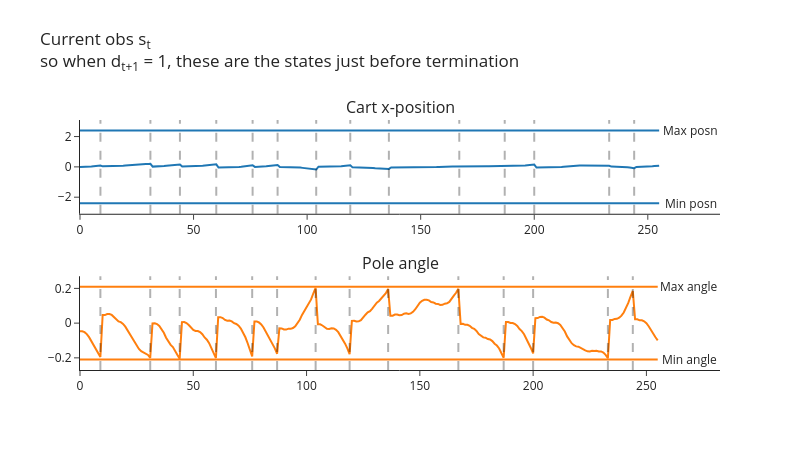
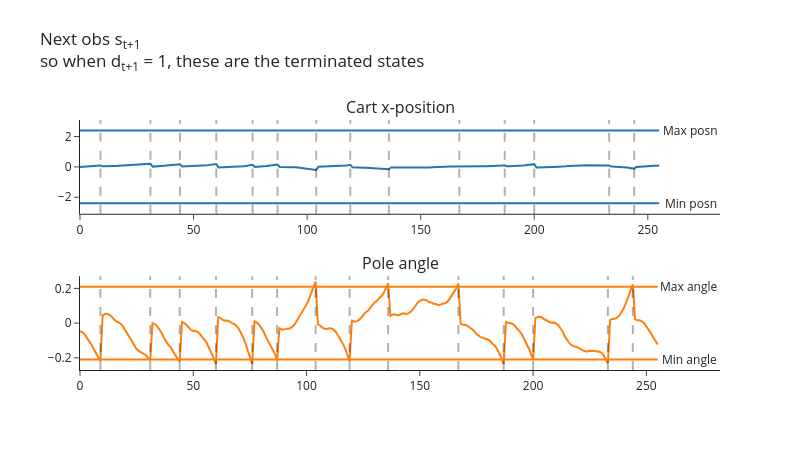
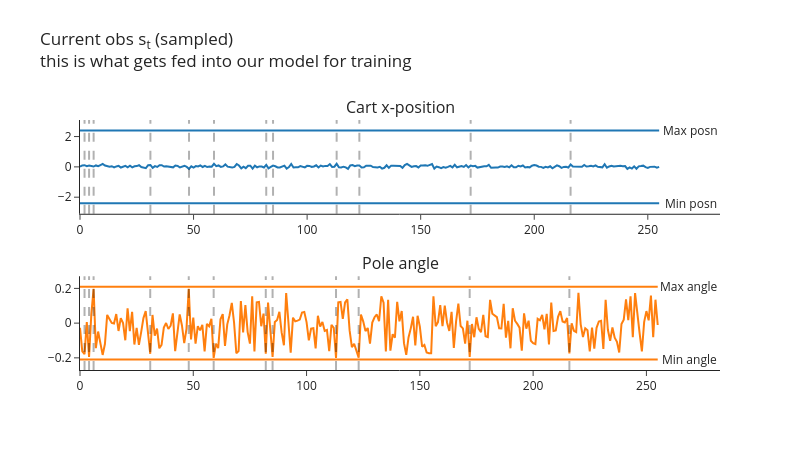

The code cell stored with these charts, in order, in its notebook:
### Markdown cell above
Next, you can run the following code to visualize your cart's position and angle, and see how these look in both the buffer and the buffer's random samples. Do the samples look correctly shuffled? Also, based on the [CartPole source code](https://github.com/Farama-Foundation/Gymnasium/blob/main/gymnasium/envs/classic_control/cartpole.py), do the angles & positions at which the cart terminates make sense? (Note, the min/max values in the table are different to the termination ranges, the latter can be found *below* the table in the docstring.)

Note that the code below uses our batched `CartPole` with `num_envs=1`, so every tensor it returns has a leading dummy batch dimension of size 1 (one row per environment).

<!-- Lastly, note how there's actually a slight epsiode mismatch between $s_t$ and $s_{t+1}$ in the plots below. The vertical lines show the values of $t$ where $d_{t+1} = 1$, so we can see that at these points $s_t$ and $s_{t+1}$ both refer to the terminated episode (they're the pre-final and final observations respectively), but immediately after these points $s_t$ refers to the terminal observation while $s_{t+1}$ refers to the first observation of the new episode. This isn't really a problem though, because we don't care what action our agent learns to take when $s_t$ is a terminal state (i.e. out of bounds). If we were being careful then we'd want to filter these terms out of our buffer, but for our purposes this week it doesn't really matter if we keep them in. -->

Lastly, note how when we terminate environments we do something slightly different. If `envs.step` results in some environments terminating, it'll actually return `next_obs` as the reset observation for the next episode. In this case, we want to use this as our starting observation for the next step, but we need to make sure we record the correct terminal observation in our buffer - we do this by extracting it from the `infos` dict, which is where it gets stored. You can see this in the plots below: the vertical lines are the values $t$ where $d_{t+1}=1$ i.e. $s_{t+1}$ is terminal, and we can see that $s_t$ is the final observation of the terminated episode while $s_{t+1}$ is the first observation of the new episode immediately after.

### Code cell
buffer = ReplayBuffer(num_envs=1, obs_shape=(4,), action_shape=(), buffer_size=256, seed=0, device=device)
envs = CartPole(num_envs=1, seed=0, device=device)
obs, infos = envs.reset()

for i in range(256):
    # Choose random actions (one per environment), and take a step in the environment
    actions = t.randint(0, envs.single_action_space.n, (envs.num_envs,), device=device)
    next_obs, rewards, terminated, truncated, infos = envs.step(actions)

    # Get `true_next_obs` by finding all environments where we terminated & replacing `next_obs`
    # with the actual terminal states (the env has already auto-reset those environments, and stored
    # the observation they ended on in `infos["final_observation"]`)
    done = terminated | truncated
    true_next_obs = next_obs.clone()
    true_next_obs[done] = infos["final_observation"][done]

    # Add experience to buffer
    buffer.add(obs, actions, rewards, terminated, true_next_obs)
    obs = next_obs

sample = buffer.sample(256)

plot_cartpole_obs_and_dones(
    buffer.obs.cpu(),
    buffer.terminated.cpu(),
    title="Current obs s<sub>t</sub><br>so when d<sub>t+1</sub> = 1, these are the states just before termination",
)

plot_cartpole_obs_and_dones(
    buffer.next_obs.cpu(),
    buffer.terminated.cpu(),
    title="Next obs s<sub>t+1</sub><br>so when d<sub>t+1</sub> = 1, these are the terminated states",
)

plot_cartpole_obs_and_dones(
    sample.obs.cpu(),
    sample.terminated.cpu(),
    title="Current obs s<sub>t</sub> (sampled)<br>this is what gets fed into our model for training",
)

### Figure 1 — Plotly figure (JSON) as saved in the notebook; plotly's stock layout.template omitted (floating-point values rounded to 4 significant figures; data arrays with more than 128 entries replaced by an {"elided": "..."} marker saying what was removed)
{"data": [{"marker": {"color": "#1F77B4"}, "mode": "lines", "name": "posn", "type": "scatter", "xaxis": "x", "y": {"elided": "256 float values"}, "yaxis": "y"}, {"marker": {"color": "#1F77B4"}, "mode": "lines", "name": "posn_min", "type": "scatter", "xaxis": "x", "y": {"elided": "256 float values"}, "yaxis": "y"}, {"marker": {"color": "#1F77B4"}, "mode": "lines", "name": "posn_max", "type": "scatter", "xaxis": "x", "y": {"elided": "256 float values"}, "yaxis": "y"}, {"marker": {"color": "#FF7F0E"}, "mode": "lines", "name": "angle", "type": "scatter", "xaxis": "x2", "y": {"elided": "256 float values"}, "yaxis": "y2"}, {"marker": {"color": "#FF7F0E"}, "mode": "lines", "name": "angle_min", "type": "scatter", "xaxis": "x2", "y": {"elided": "256 float values"}, "yaxis": "y2"}, {"marker": {"color": "#FF7F0E"}, "mode": "lines", "name": "angle_max", "type": "scatter", "xaxis": "x2", "y": {"elided": "256 float values"}, "yaxis": "y2"}], "layout": {"annotations": [{"font": {"size": 16}, "showarrow": false, "text": "Cart x-position", "x": 0.5, "xanchor": "center", "xref": "paper", "y": 1, "yanchor": "bottom", "yref": "paper"}, {"font": {"size": 16}, "showarrow": false, "text": "Pole angle", "x": 0.5, "xanchor": "center", "xref": "paper", "y": 0.375, "yanchor": "bottom", "yref": "paper"}, {"showarrow": false, "text": "Min posn", "x": 268.8, "xref": "x", "y": -2.4, "yref": "y"}, {"showarrow": false, "text": "Min angle", "x": 268.8, "xref": "x2", "y": -0.2095, "yref": "y2"}, {"showarrow": false, "text": "Max posn", "x": 268.8, "xref": "x", "y": 2.4, "yref": "y"}, {"showarrow": false, "text": "Max angle", "x": 268.8, "xref": "x2", "y": 0.2095, "yref": "y2"}], "height": 450, "hovermode": "x unified", "margin": {"t": 120}, "shapes": [{"line": {"color": "black", "dash": "dash", "width": 2}, "type": "line", "x0": 9, "x1": 9, "xref": "x", "y0": 0, "y1": 1, "yref": "y domain"}, {"line": {"color": "black", "dash": "dash", "width": 2}, "type": "line", "x0": 31, "x1": 31, "xref": "x", "y0": 0, "y1": 1, "yref": "y domain"}, {"line": {"color": "black", "dash": "dash", "width": 2}, "type": "line", "x0": 44, "x1": 44, "xref": "x", "y0": 0, "y1": 1, "yref": "y domain"}, {"line": {"color": "black", "dash": "dash", "width": 2}, "type": "line", "x0": 60, "x1": 60, "xref": "x", "y0": 0, "y1": 1, "yref": "y domain"}, {"line": {"color": "black", "dash": "dash", "width": 2}, "type": "line", "x0": 76, "x1": 76, "xref": "x", "y0": 0, "y1": 1, "yref": "y domain"}, {"line": {"color": "black", "dash": "dash", "width": 2}, "type": "line", "x0": 87, "x1": 87, "xref": "x", "y0": 0, "y1": 1, "yref": "y domain"}, {"line": {"color": "black", "dash": "dash", "width": 2}, "type": "line", "x0": 104, "x1": 104, "xref": "x", "y0": 0, "y1": 1, "yref": "y domain"}, {"line": {"color": "black", "dash": "dash", "width": 2}, "type": "line", "x0": 119, "x1": 119, "xref": "x", "y0": 0, "y1": 1, "yref": "y domain"}, {"line": {"color": "black", "dash": "dash", "width": 2}, "type": "line", "x0": 136, "x1": 136, "xref": "x", "y0": 0, "y1": 1, "yref": "y domain"}, {"line": {"color": "black", "dash": "dash", "width": 2}, "type": "line", "x0": 167, "x1": 167, "xref": "x", "y0": 0, "y1": 1, "yref": "y domain"}, {"line": {"color": "black", "dash": "dash", "width": 2}, "type": "line", "x0": 187, "x1": 187, "xref": "x", "y0": 0, "y1": 1, "yref": "y domain"}, {"line": {"color": "black", "dash": "dash", "width": 2}, "type": "line", "x0": 200, "x1": 200, "xref": "x", "y0": 0, "y1": 1, "yref": "y domain"}, {"line": {"color": "black", "dash": "dash", "width": 2}, "type": "line", "x0": 233, "x1": 233, "xref": "x", "y0": 0, "y1": 1, "yref": "y domain"}, {"line": {"color": "black", "dash": "dash", "width": 2}, "type": "line", "x0": 244, "x1": 244, "xref": "x", "y0": 0, "y1": 1, "yref": "y domain"}, {"line": {"color": "black", "dash": "dash", "width": 2}, "type": "line", "x0": 9, "x1": 9, "xref": "x2", "y0": 0, "y1": 1, "yref": "y2 domain"}, {"line": {"color": "black", "dash": "dash", "width": 2}, "type": "line", "x0": 31, "x1": 31, "xref": "x2", "y0": 0, "y1": 1, "yref": "y2 domain"}, {"line": {"color": "black", "dash": "dash", "width": 2}, "type": "line", "x0": 44, "x1": 44, "xref": "x2", "y0": 0, "y1": 1, "yref": "y2 domain"}, {"line": {"color": "black", "dash": "dash", "width": 2}, "type": "line", "x0": 60, "x1": 60, "xref": "x2", "y0": 0, "y1": 1, "yref": "y2 domain"}, {"line": {"color": "black", "dash": "dash", "width": 2}, "type": "line", "x0": 76, "x1": 76, "xref": "x2", "y0": 0, "y1": 1, "yref": "y2 domain"}, {"line": {"color": "black", "dash": "dash", "width": 2}, "type": "line", "x0": 87, "x1": 87, "xref": "x2", "y0": 0, "y1": 1, "yref": "y2 domain"}, {"line": {"color": "black", "dash": "dash", "width": 2}, "type": "line", "x0": 104, "x1": 104, "xref": "x2", "y0": 0, "y1": 1, "yref": "y2 domain"}, {"line": {"color": "black", "dash": "dash", "width": 2}, "type": "line", "x0": 119, "x1": 119, "xref": "x2", "y0": 0, "y1": 1, "yref": "y2 domain"}, {"line": {"color": "black", "dash": "dash", "width": 2}, "type": "line", "x0": 136, "x1": 136, "xref": "x2", "y0": 0, "y1": 1, "yref": "y2 domain"}, {"line": {"color": "black", "dash": "dash", "width": 2}, "type": "line", "x0": 167, "x1": 167, "xref": "x2", "y0": 0, "y1": 1, "yref": "y2 domain"}, {"line": {"color": "black", "dash": "dash", "width": 2}, "type": "line", "x0": 187, "x1": 187, "xref": "x2", "y0": 0, "y1": 1, "yref": "y2 domain"}, {"line": {"color": "black", "dash": "dash", "width": 2}, "type": "line", "x0": 200, "x1": 200, "xref": "x2", "y0": 0, "y1": 1, "yref": "y2 domain"}, {"line": {"color": "black", "dash": "dash", "width": 2}, "type": "line", "x0": 233, "x1": 233, "xref": "x2", "y0": 0, "y1": 1, "yref": "y2 domain"}, {"line": {"color": "black", "dash": "dash", "width": 2}, "type": "line", "x0": 244, "x1": 244, "xref": "x2", "y0": 0, "y1": 1, "yref": "y2 domain"}], "showlegend": false, "title": {"text": "Current obs s<sub>t</sub><br>so when d<sub>t+1</sub> = 1, these are the states just before termination", "y": 0.9}, "width": 800, "xaxis": {"anchor": "y", "domain": [0, 1]}, "xaxis2": {"anchor": "y2", "domain": [0, 1]}, "yaxis": {"anchor": "x", "domain": [0.625, 1]}, "yaxis2": {"anchor": "x2", "domain": [0, 0.375]}}}

### Figure 2 — Plotly figure (JSON) as saved in the notebook; plotly's stock layout.template omitted (floating-point values rounded to 4 significant figures; data arrays with more than 128 entries replaced by an {"elided": "..."} marker saying what was removed)
{"data": [{"marker": {"color": "#1F77B4"}, "mode": "lines", "name": "posn", "type": "scatter", "xaxis": "x", "y": {"elided": "256 float values"}, "yaxis": "y"}, {"marker": {"color": "#1F77B4"}, "mode": "lines", "name": "posn_min", "type": "scatter", "xaxis": "x", "y": {"elided": "256 float values"}, "yaxis": "y"}, {"marker": {"color": "#1F77B4"}, "mode": "lines", "name": "posn_max", "type": "scatter", "xaxis": "x", "y": {"elided": "256 float values"}, "yaxis": "y"}, {"marker": {"color": "#FF7F0E"}, "mode": "lines", "name": "angle", "type": "scatter", "xaxis": "x2", "y": {"elided": "256 float values"}, "yaxis": "y2"}, {"marker": {"color": "#FF7F0E"}, "mode": "lines", "name": "angle_min", "type": "scatter", "xaxis": "x2", "y": {"elided": "256 float values"}, "yaxis": "y2"}, {"marker": {"color": "#FF7F0E"}, "mode": "lines", "name": "angle_max", "type": "scatter", "xaxis": "x2", "y": {"elided": "256 float values"}, "yaxis": "y2"}], "layout": {"annotations": [{"font": {"size": 16}, "showarrow": false, "text": "Cart x-position", "x": 0.5, "xanchor": "center", "xref": "paper", "y": 1, "yanchor": "bottom", "yref": "paper"}, {"font": {"size": 16}, "showarrow": false, "text": "Pole angle", "x": 0.5, "xanchor": "center", "xref": "paper", "y": 0.375, "yanchor": "bottom", "yref": "paper"}, {"showarrow": false, "text": "Min posn", "x": 268.8, "xref": "x", "y": -2.4, "yref": "y"}, {"showarrow": false, "text": "Min angle", "x": 268.8, "xref": "x2", "y": -0.2095, "yref": "y2"}, {"showarrow": false, "text": "Max posn", "x": 268.8, "xref": "x", "y": 2.4, "yref": "y"}, {"showarrow": false, "text": "Max angle", "x": 268.8, "xref": "x2", "y": 0.2095, "yref": "y2"}], "height": 450, "hovermode": "x unified", "margin": {"t": 120}, "shapes": [{"line": {"color": "black", "dash": "dash", "width": 2}, "type": "line", "x0": 9, "x1": 9, "xref": "x", "y0": 0, "y1": 1, "yref": "y domain"}, {"line": {"color": "black", "dash": "dash", "width": 2}, "type": "line", "x0": 31, "x1": 31, "xref": "x", "y0": 0, "y1": 1, "yref": "y domain"}, {"line": {"color": "black", "dash": "dash", "width": 2}, "type": "line", "x0": 44, "x1": 44, "xref": "x", "y0": 0, "y1": 1, "yref": "y domain"}, {"line": {"color": "black", "dash": "dash", "width": 2}, "type": "line", "x0": 60, "x1": 60, "xref": "x", "y0": 0, "y1": 1, "yref": "y domain"}, {"line": {"color": "black", "dash": "dash", "width": 2}, "type": "line", "x0": 76, "x1": 76, "xref": "x", "y0": 0, "y1": 1, "yref": "y domain"}, {"line": {"color": "black", "dash": "dash", "width": 2}, "type": "line", "x0": 87, "x1": 87, "xref": "x", "y0": 0, "y1": 1, "yref": "y domain"}, {"line": {"color": "black", "dash": "dash", "width": 2}, "type": "line", "x0": 104, "x1": 104, "xref": "x", "y0": 0, "y1": 1, "yref": "y domain"}, {"line": {"color": "black", "dash": "dash", "width": 2}, "type": "line", "x0": 119, "x1": 119, "xref": "x", "y0": 0, "y1": 1, "yref": "y domain"}, {"line": {"color": "black", "dash": "dash", "width": 2}, "type": "line", "x0": 136, "x1": 136, "xref": "x", "y0": 0, "y1": 1, "yref": "y domain"}, {"line": {"color": "black", "dash": "dash", "width": 2}, "type": "line", "x0": 167, "x1": 167, "xref": "x", "y0": 0, "y1": 1, "yref": "y domain"}, {"line": {"color": "black", "dash": "dash", "width": 2}, "type": "line", "x0": 187, "x1": 187, "xref": "x", "y0": 0, "y1": 1, "yref": "y domain"}, {"line": {"color": "black", "dash": "dash", "width": 2}, "type": "line", "x0": 200, "x1": 200, "xref": "x", "y0": 0, "y1": 1, "yref": "y domain"}, {"line": {"color": "black", "dash": "dash", "width": 2}, "type": "line", "x0": 233, "x1": 233, "xref": "x", "y0": 0, "y1": 1, "yref": "y domain"}, {"line": {"color": "black", "dash": "dash", "width": 2}, "type": "line", "x0": 244, "x1": 244, "xref": "x", "y0": 0, "y1": 1, "yref": "y domain"}, {"line": {"color": "black", "dash": "dash", "width": 2}, "type": "line", "x0": 9, "x1": 9, "xref": "x2", "y0": 0, "y1": 1, "yref": "y2 domain"}, {"line": {"color": "black", "dash": "dash", "width": 2}, "type": "line", "x0": 31, "x1": 31, "xref": "x2", "y0": 0, "y1": 1, "yref": "y2 domain"}, {"line": {"color": "black", "dash": "dash", "width": 2}, "type": "line", "x0": 44, "x1": 44, "xref": "x2", "y0": 0, "y1": 1, "yref": "y2 domain"}, {"line": {"color": "black", "dash": "dash", "width": 2}, "type": "line", "x0": 60, "x1": 60, "xref": "x2", "y0": 0, "y1": 1, "yref": "y2 domain"}, {"line": {"color": "black", "dash": "dash", "width": 2}, "type": "line", "x0": 76, "x1": 76, "xref": "x2", "y0": 0, "y1": 1, "yref": "y2 domain"}, {"line": {"color": "black", "dash": "dash", "width": 2}, "type": "line", "x0": 87, "x1": 87, "xref": "x2", "y0": 0, "y1": 1, "yref": "y2 domain"}, {"line": {"color": "black", "dash": "dash", "width": 2}, "type": "line", "x0": 104, "x1": 104, "xref": "x2", "y0": 0, "y1": 1, "yref": "y2 domain"}, {"line": {"color": "black", "dash": "dash", "width": 2}, "type": "line", "x0": 119, "x1": 119, "xref": "x2", "y0": 0, "y1": 1, "yref": "y2 domain"}, {"line": {"color": "black", "dash": "dash", "width": 2}, "type": "line", "x0": 136, "x1": 136, "xref": "x2", "y0": 0, "y1": 1, "yref": "y2 domain"}, {"line": {"color": "black", "dash": "dash", "width": 2}, "type": "line", "x0": 167, "x1": 167, "xref": "x2", "y0": 0, "y1": 1, "yref": "y2 domain"}, {"line": {"color": "black", "dash": "dash", "width": 2}, "type": "line", "x0": 187, "x1": 187, "xref": "x2", "y0": 0, "y1": 1, "yref": "y2 domain"}, {"line": {"color": "black", "dash": "dash", "width": 2}, "type": "line", "x0": 200, "x1": 200, "xref": "x2", "y0": 0, "y1": 1, "yref": "y2 domain"}, {"line": {"color": "black", "dash": "dash", "width": 2}, "type": "line", "x0": 233, "x1": 233, "xref": "x2", "y0": 0, "y1": 1, "yref": "y2 domain"}, {"line": {"color": "black", "dash": "dash", "width": 2}, "type": "line", "x0": 244, "x1": 244, "xref": "x2", "y0": 0, "y1": 1, "yref": "y2 domain"}], "showlegend": false, "title": {"text": "Next obs s<sub>t+1</sub><br>so when d<sub>t+1</sub> = 1, these are the terminated states", "y": 0.9}, "width": 800, "xaxis": {"anchor": "y", "domain": [0, 1]}, "xaxis2": {"anchor": "y2", "domain": [0, 1]}, "yaxis": {"anchor": "x", "domain": [0.625, 1]}, "yaxis2": {"anchor": "x2", "domain": [0, 0.375]}}}

### Figure 3 — Plotly figure (JSON) as saved in the notebook; plotly's stock layout.template omitted (floating-point values rounded to 4 significant figures; data arrays with more than 128 entries replaced by an {"elided": "..."} marker saying what was removed)
{"data": [{"marker": {"color": "#1F77B4"}, "mode": "lines", "name": "posn", "type": "scatter", "xaxis": "x", "y": {"elided": "256 float values"}, "yaxis": "y"}, {"marker": {"color": "#1F77B4"}, "mode": "lines", "name": "posn_min", "type": "scatter", "xaxis": "x", "y": {"elided": "256 float values"}, "yaxis": "y"}, {"marker": {"color": "#1F77B4"}, "mode": "lines", "name": "posn_max", "type": "scatter", "xaxis": "x", "y": {"elided": "256 float values"}, "yaxis": "y"}, {"marker": {"color": "#FF7F0E"}, "mode": "lines", "name": "angle", "type": "scatter", "xaxis": "x2", "y": {"elided": "256 float values"}, "yaxis": "y2"}, {"marker": {"color": "#FF7F0E"}, "mode": "lines", "name": "angle_min", "type": "scatter", "xaxis": "x2", "y": {"elided": "256 float values"}, "yaxis": "y2"}, {"marker": {"color": "#FF7F0E"}, "mode": "lines", "name": "angle_max", "type": "scatter", "xaxis": "x2", "y": {"elided": "256 float values"}, "yaxis": "y2"}], "layout": {"annotations": [{"font": {"size": 16}, "showarrow": false, "text": "Cart x-position", "x": 0.5, "xanchor": "center", "xref": "paper", "y": 1, "yanchor": "bottom", "yref": "paper"}, {"font": {"size": 16}, "showarrow": false, "text": "Pole angle", "x": 0.5, "xanchor": "center", "xref": "paper", "y": 0.375, "yanchor": "bottom", "yref": "paper"}, {"showarrow": false, "text": "Min posn", "x": 268.8, "xref": "x", "y": -2.4, "yref": "y"}, {"showarrow": false, "text": "Min angle", "x": 268.8, "xref": "x2", "y": -0.2095, "yref": "y2"}, {"showarrow": false, "text": "Max posn", "x": 268.8, "xref": "x", "y": 2.4, "yref": "y"}, {"showarrow": false, "text": "Max angle", "x": 268.8, "xref": "x2", "y": 0.2095, "yref": "y2"}], "height": 450, "hovermode": "x unified", "margin": {"t": 120}, "shapes": [{"line": {"color": "black", "dash": "dash", "width": 2}, "type": "line", "x0": 2, "x1": 2, "xref": "x", "y0": 0, "y1": 1, "yref": "y domain"}, {"line": {"color": "black", "dash": "dash", "width": 2}, "type": "line", "x0": 4, "x1": 4, "xref": "x", "y0": 0, "y1": 1, "yref": "y domain"}, {"line": {"color": "black", "dash": "dash", "width": 2}, "type": "line", "x0": 6, "x1": 6, "xref": "x", "y0": 0, "y1": 1, "yref": "y domain"}, {"line": {"color": "black", "dash": "dash", "width": 2}, "type": "line", "x0": 31, "x1": 31, "xref": "x", "y0": 0, "y1": 1, "yref": "y domain"}, {"line": {"color": "black", "dash": "dash", "width": 2}, "type": "line", "x0": 48, "x1": 48, "xref": "x", "y0": 0, "y1": 1, "yref": "y domain"}, {"line": {"color": "black", "dash": "dash", "width": 2}, "type": "line", "x0": 59, "x1": 59, "xref": "x", "y0": 0, "y1": 1, "yref": "y domain"}, {"line": {"color": "black", "dash": "dash", "width": 2}, "type": "line", "x0": 82, "x1": 82, "xref": "x", "y0": 0, "y1": 1, "yref": "y domain"}, {"line": {"color": "black", "dash": "dash", "width": 2}, "type": "line", "x0": 85, "x1": 85, "xref": "x", "y0": 0, "y1": 1, "yref": "y domain"}, {"line": {"color": "black", "dash": "dash", "width": 2}, "type": "line", "x0": 113, "x1": 113, "xref": "x", "y0": 0, "y1": 1, "yref": "y domain"}, {"line": {"color": "black", "dash": "dash", "width": 2}, "type": "line", "x0": 123, "x1": 123, "xref": "x", "y0": 0, "y1": 1, "yref": "y domain"}, {"line": {"color": "black", "dash": "dash", "width": 2}, "type": "line", "x0": 172, "x1": 172, "xref": "x", "y0": 0, "y1": 1, "yref": "y domain"}, {"line": {"color": "black", "dash": "dash", "width": 2}, "type": "line", "x0": 216, "x1": 216, "xref": "x", "y0": 0, "y1": 1, "yref": "y domain"}, {"line": {"color": "black", "dash": "dash", "width": 2}, "type": "line", "x0": 2, "x1": 2, "xref": "x2", "y0": 0, "y1": 1, "yref": "y2 domain"}, {"line": {"color": "black", "dash": "dash", "width": 2}, "type": "line", "x0": 4, "x1": 4, "xref": "x2", "y0": 0, "y1": 1, "yref": "y2 domain"}, {"line": {"color": "black", "dash": "dash", "width": 2}, "type": "line", "x0": 6, "x1": 6, "xref": "x2", "y0": 0, "y1": 1, "yref": "y2 domain"}, {"line": {"color": "black", "dash": "dash", "width": 2}, "type": "line", "x0": 31, "x1": 31, "xref": "x2", "y0": 0, "y1": 1, "yref": "y2 domain"}, {"line": {"color": "black", "dash": "dash", "width": 2}, "type": "line", "x0": 48, "x1": 48, "xref": "x2", "y0": 0, "y1": 1, "yref": "y2 domain"}, {"line": {"color": "black", "dash": "dash", "width": 2}, "type": "line", "x0": 59, "x1": 59, "xref": "x2", "y0": 0, "y1": 1, "yref": "y2 domain"}, {"line": {"color": "black", "dash": "dash", "width": 2}, "type": "line", "x0": 82, "x1": 82, "xref": "x2", "y0": 0, "y1": 1, "yref": "y2 domain"}, {"line": {"color": "black", "dash": "dash", "width": 2}, "type": "line", "x0": 85, "x1": 85, "xref": "x2", "y0": 0, "y1": 1, "yref": "y2 domain"}, {"line": {"color": "black", "dash": "dash", "width": 2}, "type": "line", "x0": 113, "x1": 113, "xref": "x2", "y0": 0, "y1": 1, "yref": "y2 domain"}, {"line": {"color": "black", "dash": "dash", "width": 2}, "type": "line", "x0": 123, "x1": 123, "xref": "x2", "y0": 0, "y1": 1, "yref": "y2 domain"}, {"line": {"color": "black", "dash": "dash", "width": 2}, "type": "line", "x0": 172, "x1": 172, "xref": "x2", "y0": 0, "y1": 1, "yref": "y2 domain"}, {"line": {"color": "black", "dash": "dash", "width": 2}, "type": "line", "x0": 216, "x1": 216, "xref": "x2", "y0": 0, "y1": 1, "yref": "y2 domain"}], "showlegend": false, "title": {"text": "Current obs s<sub>t</sub> (sampled)<br>this is what gets fed into our model for training", "y": 0.9}, "width": 800, "xaxis": {"anchor": "y", "domain": [0, 1]}, "xaxis2": {"anchor": "y2", "domain": [0, 1]}, "yaxis": {"anchor": "x", "domain": [0.625, 1]}, "yaxis2": {"anchor": "x2", "domain": [0, 0.375]}}}
